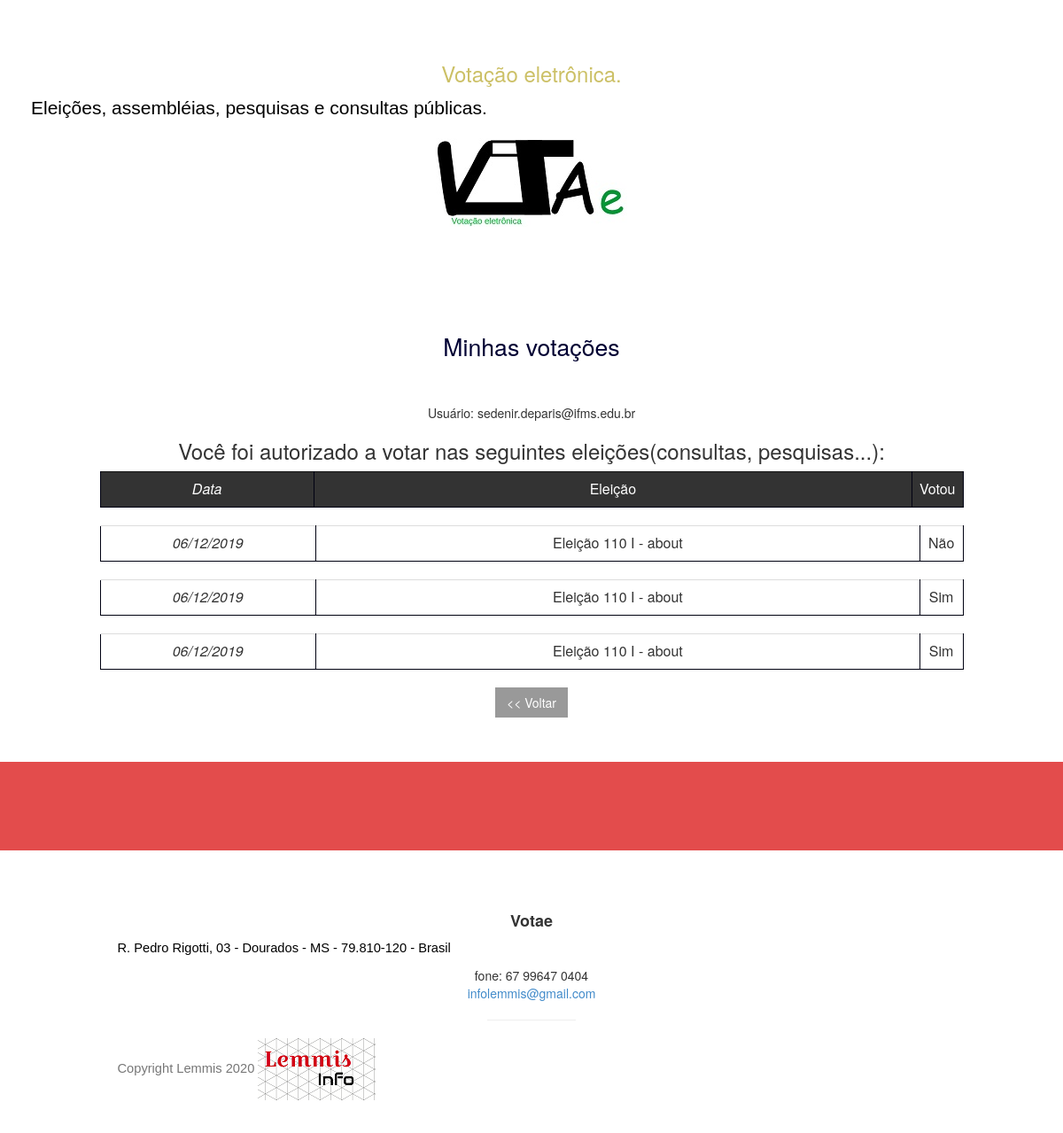
Screenshot of /votacao/confere_voto.php (signed in) with the database file from the repository.
### tables this page shows
CREATE TABLE `votantes` (
  `idv` int(6) NOT NULL,
  `iduser` varchar(20) NOT NULL,
  `votou` int(2) NOT NULL,
  `ide` int(6) NOT NULL
);

CREATE TABLE `eleicoes` (
  `ideleicao` int(4) NOT NULL,
  `eleicao` varchar(200) NOT NULL,
  `proposta` varchar(300) NOT NULL,
  `concluida` varchar(1) NOT NULL,
  `branco` varchar(3) NOT NULL,
  `nulo` varchar(3) NOT NULL,
  `aberta` int(1) NOT NULL,
  `data` date NOT NULL,
  `hora` varchar(10) NOT NULL,
  `horaf` varchar(10) NOT NULL,
  `tipo` int(8) NOT NULL
);

### votacao/confere_voto.php (the view, shortened to what this page needs)
<?php session_start();
$logado=($_SESSION ["email"]);
?>
<?php
include "../conecta_banco.php";
?>
<html>
<head>
<link href="../css/bootstrap.css" rel="stylesheet">
<link href="../css/stylish-portfolio.css" rel="stylesheet">
<link href="../css/estilo_pdo.css" rel="stylesheet">
</head>
<body>
 	<section id="about" class="about">
		<?php include_once "about.php"?>
	</section>
	<section id="services" class="services bg-primary-b">
		<div class="container">
			<div class="row text-center">
				<div class="col-lg-10 col-lg-offset-1">
					<div class="row">
						<h1>Minhas votações</h1>
						<br/><br/>
						<?php
						echo "Usuário: " .$logado. "<br>";
									$querya = sprintf("SELECT * FROM user WHERE email = '$logado' AND (situacao = 1) ");
									$dadosa = mysqli_query($mysqli, $querya) or die(mysqli_error($mysqli));
									$linhaa = mysqli_fetch_assoc($dadosa);
									$totala = mysqli_num_rows($dadosa);
									?>
									<?php
									if($totala > 0) {
									do {
									$iduser = $linhaa['id'];
							?>
								<?php
									}while($linhaa = mysqli_fetch_assoc($dadosa));
									}
								?>
								<h3>Você foi autorizado a votar nas seguintes eleições(consultas, pesquisas...):</h3>
						<table class="table" border="1">
						<thead>
						<tr>
						<td width="25%">Data</td>
						<td width="70%">Eleição</td>
						<td width="05%">Votou</td>
						</tr>
						</thead>
						<?php
						$query = sprintf("SELECT *
						FROM votantes INNER JOIN eleicoes ON
						eleicoes.ideleicao=votantes.ide
						WHERE votantes.iduser ='$iduser' ORDER BY ide DESC LIMIT 5 ");
						$dados = mysqli_query($mysqli, $query) or die(mysqli_error($mysqli));
						$linha = mysqli_fetch_assoc($dados);
						$total = mysqli_num_rows($dados);
						?>
						<?php
						if($total > 0) {
						do {
						$eleicao=$linha['eleicao'];
						$data=$linha['data'];
						$votou=$linha['votou'];
						$datae=date("d/m/Y", strtotime($data));
						 if ($votou == 0) {
						 $vvoto='Não';}
						else {  $vvoto='Sim';}
						?>
						<table class="table" border="1">
						<tbody>
						<tr>
						<td width="25%"><?php  echo $datae ?> </td>
						<td width="70%"> <?php echo $eleicao ?></td>
						<td width="05%"> <?php echo $vvoto?> </td>
						</tr>
						</tbody>
						</table>
						<?php
						}while($linha = mysqli_fetch_assoc($dados));
						}
						?>
<input type="button" name="cancela" value="<< Voltar" class="btn btn-dark" onclick="window.location.href='../painel.php'"/>
				</div>
				</div>
			</div>
		</div>
	</section>
	<section id="life" class="services bg-primary">
	</section>
	<footer>
		<?php include_once "footer.php"?>
	</footer>
</body>
</html>

### votacao/about.php
<div class="container">
		<div class="row">
		<div class="col-lg-12 text-center">
		<h2>Votação eletrônica.</h2>
		<p class="lead">Eleições, assembléias, pesquisas e consultas públicas.</p>
		<img src="../img/logop.jpg">
		</div>
		</div>
</div>

### votacao/footer.php
<footer>
		<div class="container">
			<div class="row">
			<div class="col-lg-10 col-lg-offset-1 text-center">
			<h4><strong>Votae</strong>
			</h4>
			<p>R. Pedro Rigotti, 03 - Dourados - MS - 79.810-120 - Brasil
			<br></p>
			<ul class="list-unstyled">
			<li><i class="fa fa-phone fa-fw"></i> fone: 67 99647 0404 </li>
			<li><i class="fa fa-envelope-o fa-fw"></i> <a href="infolemmis@gmail.com">infolemmis@gmail.com</a>
			</li>
			</ul>
			<hr class="small">
			<p class="text-muted">Copyright Lemmis 2020
			<img src="img/lemmisp.png"></p>
			</div>
			</div>
		</div>
</footer>

### css/stylish-portfolio.css (style rules this page uses)
html, body { width: 100%; height: 100%; }
body { font-family: "Source Sans Pro","Helvetica Neue",Helvetica,Arial,sans-serif; }
.btn-dark { border-radius: 0; color: #fff; background-color: rgba(0,0,0,0.4); }
hr.small { max-width: 100px; }
.about { padding: 50px 0; }
.services { padding: 50px 0; }
footer { padding: 30px 0; }

### css/estilo_pdo.css (style rules this page uses)
table { margin-top:10px; width: 127mm; border: 1px solid #111111; }
table thead { width: 100px; background-color: #333; color: #FFF; height: 40px; text-align: center; }
table tbody { width: 100px; height: 40px; text-align: center; }
tr { border: 0px solid #000111; page-break-inside:avoid; page-break-after:auto }
td { text-align: center; border: 1px solid #000111; }
td:first-child { font-style: italic; }
h1 { text-align:center; font-size: 20pt; color:#000033; }
h2 { text-align: center; font-size: 18pt; color: #ccc066; }
p { text-align: justify; font-size: 11pt; color: black; text-indent: 5px; font-family: Arial; margin-top: 0.5em; }

### rows the page displays
votantes: eleicoes.data "06/12/2019", eleicoes.eleicao "Eleição 110 I - about", votou "Não"
votantes: eleicoes.data "06/12/2019", eleicoes.eleicao "Eleição 110 I - about", votou "Sim"
votantes: eleicoes.data "06/12/2019", eleicoes.eleicao "Eleição 110 I - about", votou "Sim"

### other values shown
$logado "sedenir.deparis@ifms.edu.br"
